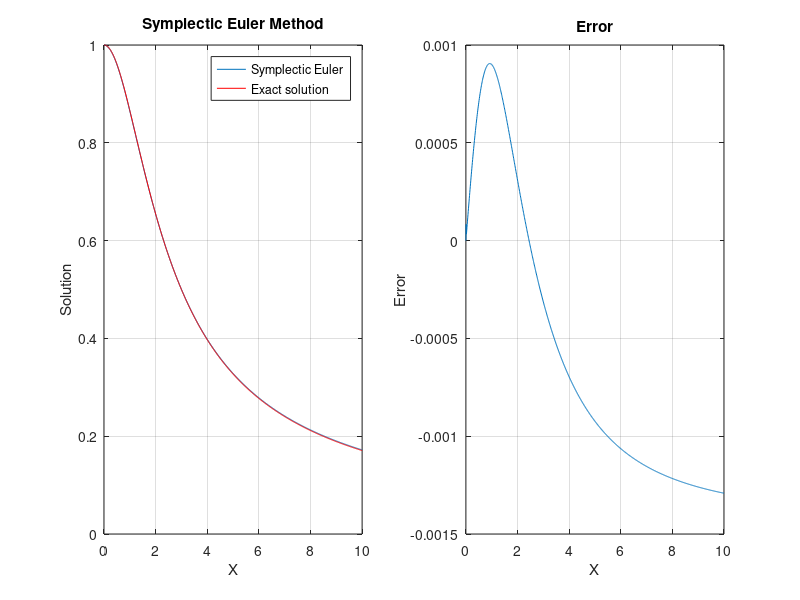
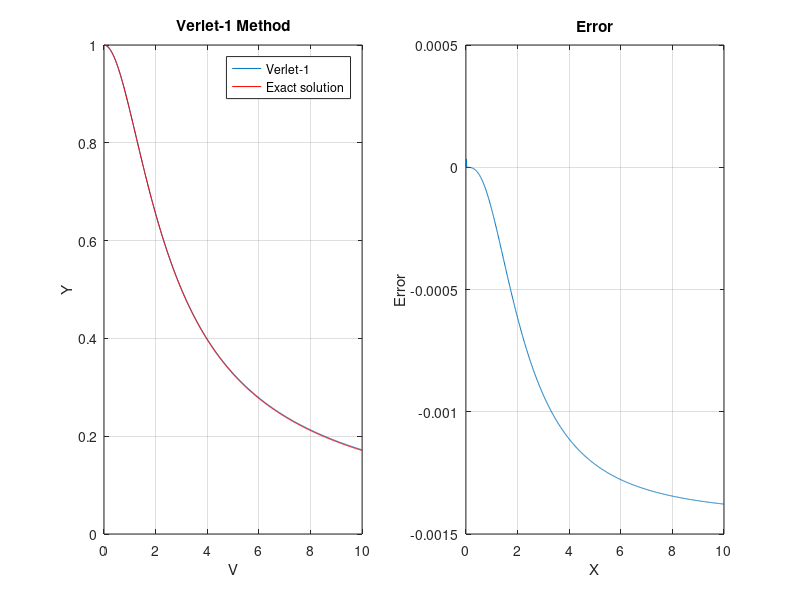

MATLAB code to generate these figures, in order:
%----- Presentation --- Gamma=5---------

clear all
clc

h = 0.01;
t = 10;
gamma = 5;
xspan = [1e-15 t];

x = xspan(1):h:xspan(2);

% Symplectic Euler Method

Y(1) = 1;
V(1) = 0;

for n=1:length(x)-1
    
    V(n+1) = V(n) + h*(-(2/x(n))*V(n)-(Y(n))^gamma) ;
    Y(n+1) = Y(n) +(h)*V(n+1);
    
end

for n=1:length(x)
    y_exact(n)=1/(1+(x(n)^2)/3)^.5;
end
Error = y_exact-Y;

%Verlet-1 Method

Y1(1) = 1;
V1(1) = 0;

for n=1:length(x)-1
    
    Y1(n+1) = Y1(n) + h*V1(n) +(h^2/2)*(-(2/x(n))*V1(n)-(Y1(n))^gamma) ;
    V1(n+1) = V1(n) + (h/2)*( (-(2/x(n))*V1(n)-(Y1(n))^gamma)  + (-(2/x(n))*V1(n)-(Y1(n+1))^gamma) );
end

Error1 = y_exact-Y1;

%Results
figure(1703)

subplot(1,2,1)
plot(x,Y,x, y_exact,'r')
grid on, title('Symplectic Euler Method')
legend('Symplectic Euler','Exact solution')
xlabel('X');
ylabel('Solution');

subplot(1,2,2)
plot(x,Error)
grid on, title('Error')
xlabel('X');
ylabel('Error');

figure(1704)

subplot(1,2,1)
plot(x,Y1,x, y_exact,'r')
legend('Verlet-1','Exact solution')
grid on, title('Verlet-1 Method')
xlabel('V');
ylabel('Y');

subplot(1,2,2)
plot(x,Error1)
grid on, title('Error')
xlabel('X');
ylabel('Error');